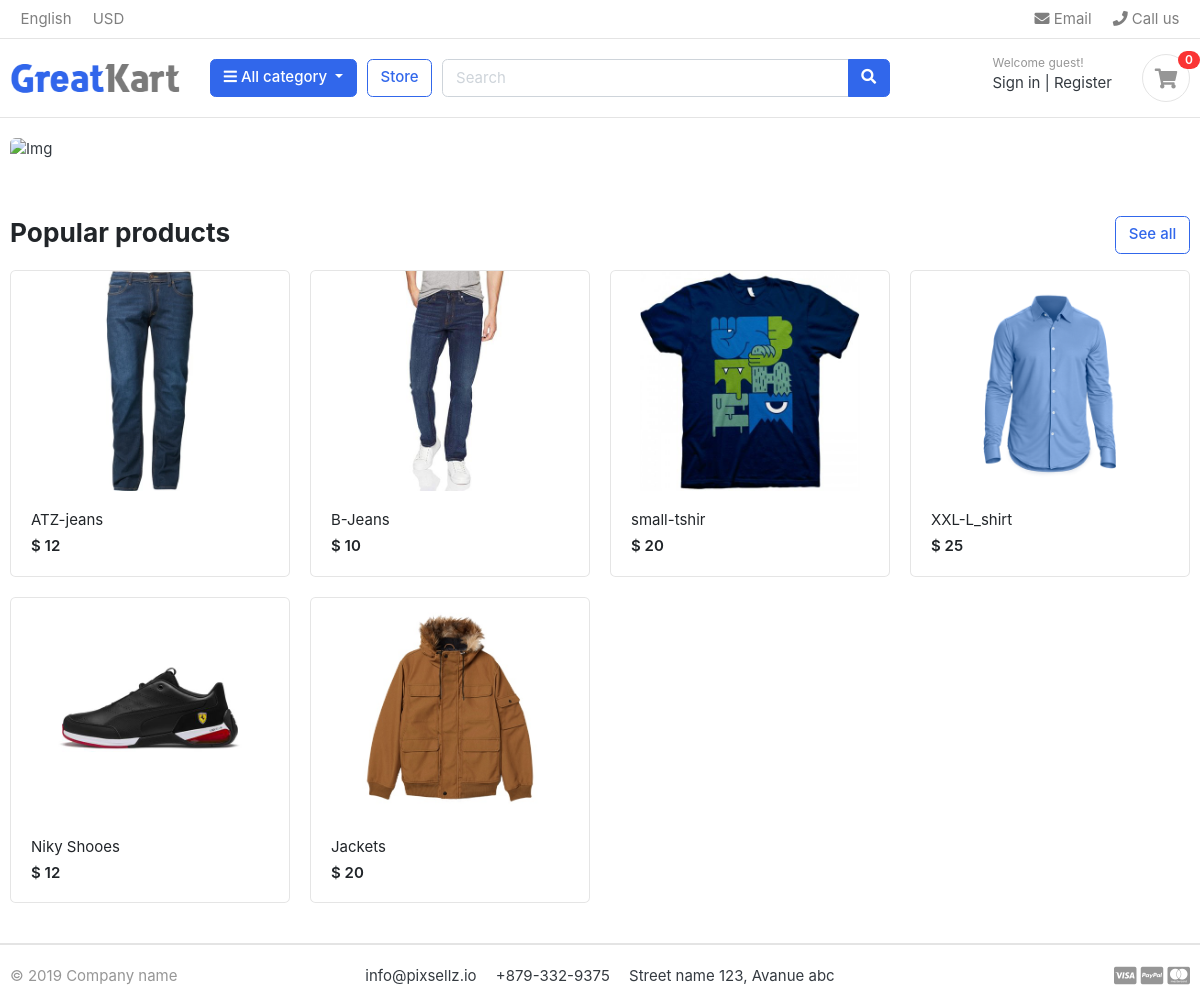
The page / on the database its author committed.
### store/models.py (models this page shows, shortened)
class product(models.Model):
    product_name = models.CharField(max_length=200, unique=True)
    product_slug = models.SlugField(max_length=200, unique=True , help_text="a label for URL config" , auto_created=True) ##nothing but url
    priduct_description = models.TextField(max_length=500, blank=True)
    product_price = models.IntegerField()
    product_image = models.ImageField(upload_to='photos/products')
    product_stock = models.IntegerField()
    is_available  = models.BooleanField(default=True)
    category_fk   = models.ForeignKey(Category, on_delete=models.CASCADE) #Foreign key to link with category table
    product_created_date = models.DateTimeField(auto_now_add=True)
    product_updated_date = models.DateTimeField(auto_now=True)
    def get_url(self):
        return reverse('product_details' , args=[self.category_fk.category_slug , self.product_slug])  ##to make dynamic url for each product

### kitkart/views.py (the view)
# urls.py: path("" , view= views.main_view , name="main_view" ),
def main_view(request):
    products = product.objects.all().filter(is_available=True)
    context = {
        'product': products
    }
    return render(request, "index.html" , context=context)

### category/context_proccesor.py (called while the page is built)
def list_category(request):
    category_link = Category.objects.all()
    context = {
        'category': category_link
    }
    return context

### category/models.py (called while the page is built)
    def get_url(self):
        return reverse('products_by_category' , args = [self.category_slug])  ##to make dynamic url for each category

### templates/index.html
{% extends 'base.html' %}
{% block content %}
{% load static %}
<section class="section-intro padding-y-sm">
    <div class="container">
        <div class="intro-banner-wrap">
            <img src="{% static 'images\banners\Banner.jpg' %}" alt="Img" class="img-fluid rounded">
        </div>
    </div>
</section>
<section class="section-name padding-y-sm">
    <div class="container">
        <header class="section-heading">
            <a href="./store.html" class="btn btn-outline-primary float-right">See all</a>
            <h3 class="section-title">Popular products</h3>
        </header>
        <div class="row">
            {% for pro in product %}
            <div class="col-md-3">
                <div class="card card-product-grid">
                    <a href="{{ pro.get_url }}" class="img-wrap"> <img src="{{pro.product_image.url}}"> </a>
                    <figcaption class="info-wrap">
                        <a href="{{ pro.get_url }}" class="title">{{pro.product_name}}</a>
                        <div class="price mt-1">$ {{pro.product_price}}</div>
                    </figcaption>
                </div>
            </div>
            {% endfor %}
        </div>
    </div>
</section>
{% endblock content %}

### static/css/ui.css (style rules this page uses)
html { font-family: "Inter", sans-serif; font-size: 15px; }
.img-wrap { text-align: center; display: block; }
.img-wrap img { max-width: 100%; }
.padding-y-sm { padding-top: 20px; padding-bottom: 20px; }
.section-heading { margin-bottom: 20px; margin-top: 15px; }
.section-title { color: #212529; }
[class*=card-product] a.title { color: #212529; display: block; }
[class*=card-product] .img-wrap { overflow: hidden; position: relative; }
[class*=card-product] .img-wrap img { height: 100%; max-width: 100%; width: auto; display: inline-block; -o-object-fit: cover; object-fit: cover; }
.card-product-grid { margin-bottom: 20px; }
.card-product-grid .img-wrap { border-radius: 0.2rem 0.2rem 0 0; height: 220px; }
.card-product-grid .info-wrap { overflow: hidden; padding: 18px 20px; }
.card .img-wrap { overflow: hidden; }
.price { font-weight: 600; color: #212529; }

### rows shown on the page
product: product_image (picture), product_name "ATZ-jeans", product_price "12"
product: product_image (picture), product_name "B-Jeans", product_price "10"
product: product_image (picture), product_name "small-tshir", product_price "20"
product: product_image (picture), product_name "XXL-L_shirt", product_price "25"
product: product_image (picture), product_name "Niky Shooes", product_price "12"
product: product_image (picture), product_name "Jackets", product_price "20"
